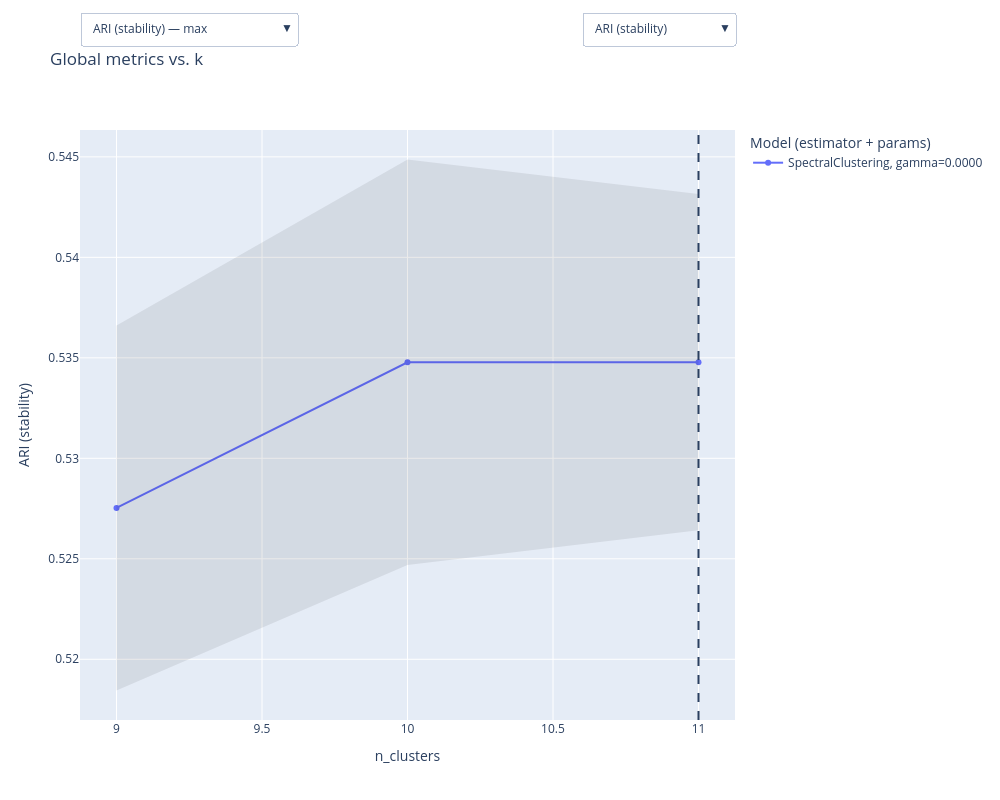

Notebook source saved alongside this figure:
### Code cell
val1.plot_results()

### Figure 1 — Plotly figure (JSON) as saved in the notebook; plotly's stock layout.template omitted (floating-point values rounded to 4 significant figures)
{"data": [{"hovertemplate": "%{text}<extra></extra>", "mode": "lines+markers", "name": "SpectralClustering, gamma=0.0000", "showlegend": true, "text": ["SpectralClustering, gamma=0.0000<br><span style='font-size:0.9em; color:#666;'>(gamma=0.0000)</span><br><br>ARI (stability): 0.5275<br>ARI (generalizability): 0.3954<br>Consensus PAC: 0.7002<br>Consensus Gini: 0.8074<br>Consensus CE: 0.7774", "SpectralClustering, gamma=0.0000<br><span style='font-size:0.9em; color:#666;'>(gamma=0.0000)</span><br><br>ARI (stability): 0.5348<br>ARI (generalizability): 0.3768<br>Consensus PAC: 0.7364<br>Consensus Gini: 0.8290<br>Consensus CE: 0.8015", "SpectralClustering, gamma=0.0000<br><span style='font-size:0.9em; color:#666;'>(gamma=0.0000)</span><br><br>ARI (stability): 0.5348<br>ARI (generalizability): 0.3888<br>Consensus PAC: 0.7566<br>Consensus Gini: 0.8425<br>Consensus CE: 0.8169"], "type": "scatter", "visible": true, "x": [9, 10, 11], "y": [0.5275, 0.5348, 0.5348]}, {"hoverinfo": "skip", "line": {"width": 0}, "mode": "lines", "showlegend": false, "type": "scatter", "visible": true, "x": [9, 10, 11], "y": [0.5184, 0.5247, 0.5264]}, {"fill": "tonexty", "fillcolor": "rgba(0,0,0,0.08)", "hoverinfo": "skip", "line": {"width": 0}, "mode": "lines", "showlegend": false, "type": "scatter", "visible": true, "x": [9, 10, 11], "y": [0.5366, 0.5449, 0.5431]}, {"hovertemplate": "%{text}<extra></extra>", "mode": "lines+markers", "name": "SpectralClustering, gamma=0.0000", "showlegend": true, "text": ["SpectralClustering, gamma=0.0000<br><span style='font-size:0.9em; color:#666;'>(gamma=0.0000)</span><br><br>ARI (stability): 0.5275<br>ARI (generalizability): 0.3954<br>Consensus PAC: 0.7002<br>Consensus Gini: 0.8074<br>Consensus CE: 0.7774", "SpectralClustering, gamma=0.0000<br><span style='font-size:0.9em; color:#666;'>(gamma=0.0000)</span><br><br>ARI (stability): 0.5348<br>ARI (generalizability): 0.3768<br>Consensus PAC: 0.7364<br>Consensus Gini: 0.8290<br>Consensus CE: 0.8015", "SpectralClustering, gamma=0.0000<br><span style='font-size:0.9em; color:#666;'>(gamma=0.0000)</span><br><br>ARI (stability): 0.5348<br>ARI (generalizability): 0.3888<br>Consensus PAC: 0.7566<br>Consensus Gini: 0.8425<br>Consensus CE: 0.8169"], "type": "scatter", "visible": false, "x": [9, 10, 11], "y": [0.3954, 0.3768, 0.3888]}, {"hoverinfo": "skip", "line": {"width": 0}, "mode": "lines", "showlegend": false, "type": "scatter", "visible": false, "x": [9, 10, 11], "y": [0.388, 0.3703, 0.3817]}, {"fill": "tonexty", "fillcolor": "rgba(0,0,0,0.08)", "hoverinfo": "skip", "line": {"width": 0}, "mode": "lines", "showlegend": false, "type": "scatter", "visible": false, "x": [9, 10, 11], "y": [0.4029, 0.3833, 0.3959]}, {"hovertemplate": "%{text}<extra></extra>", "mode": "lines+markers", "name": "SpectralClustering, gamma=0.0000", "showlegend": true, "text": ["SpectralClustering, gamma=0.0000<br><span style='font-size:0.9em; color:#666;'>(gamma=0.0000)</span><br><br>ARI (stability): 0.5275<br>ARI (generalizability): 0.3954<br>Consensus PAC: 0.7002<br>Consensus Gini: 0.8074<br>Consensus CE: 0.7774", "SpectralClustering, gamma=0.0000<br><span style='font-size:0.9em; color:#666;'>(gamma=0.0000)</span><br><br>ARI (stability): 0.5348<br>ARI (generalizability): 0.3768<br>Consensus PAC: 0.7364<br>Consensus Gini: 0.8290<br>Consensus CE: 0.8015", "SpectralClustering, gamma=0.0000<br><span style='font-size:0.9em; color:#666;'>(gamma=0.0000)</span><br><br>ARI (stability): 0.5348<br>ARI (generalizability): 0.3888<br>Consensus PAC: 0.7566<br>Consensus Gini: 0.8425<br>Consensus CE: 0.8169"], "type": "scatter", "visible": false, "x": [9, 10, 11], "y": [0.7002, 0.7364, 0.7566]}, {"hovertemplate": "%{text}<extra></extra>", "mode": "lines+markers", "name": "SpectralClustering, gamma=0.0000", "showlegend": true, "text": ["SpectralClustering, gamma=0.0000<br><span style='font-size:0.9em; color:#666;'>(gamma=0.0000)</span><br><br>ARI (stability): 0.5275<br>ARI (generalizability): 0.3954<br>Consensus PAC: 0.7002<br>Consensus Gini: 0.8074<br>Consensus CE: 0.7774", "SpectralClustering, gamma=0.0000<br><span style='font-size:0.9em; color:#666;'>(gamma=0.0000)</span><br><br>ARI (stability): 0.5348<br>ARI (generalizability): 0.3768<br>Consensus PAC: 0.7364<br>Consensus Gini: 0.8290<br>Consensus CE: 0.8015", "SpectralClustering, gamma=0.0000<br><span style='font-size:0.9em; color:#666;'>(gamma=0.0000)</span><br><br>ARI (stability): 0.5348<br>ARI (generalizability): 0.3888<br>Consensus PAC: 0.7566<br>Consensus Gini: 0.8425<br>Consensus CE: 0.8169"], "type": "scatter", "visible": false, "x": [9, 10, 11], "y": [0.8074, 0.829, 0.8425]}, {"hovertemplate": "%{text}<extra></extra>", "mode": "lines+markers", "name": "SpectralClustering, gamma=0.0000", "showlegend": true, "text": ["SpectralClustering, gamma=0.0000<br><span style='font-size:0.9em; color:#666;'>(gamma=0.0000)</span><br><br>ARI (stability): 0.5275<br>ARI (generalizability): 0.3954<br>Consensus PAC: 0.7002<br>Consensus Gini: 0.8074<br>Consensus CE: 0.7774", "SpectralClustering, gamma=0.0000<br><span style='font-size:0.9em; color:#666;'>(gamma=0.0000)</span><br><br>ARI (stability): 0.5348<br>ARI (generalizability): 0.3768<br>Consensus PAC: 0.7364<br>Consensus Gini: 0.8290<br>Consensus CE: 0.8015", "SpectralClustering, gamma=0.0000<br><span style='font-size:0.9em; color:#666;'>(gamma=0.0000)</span><br><br>ARI (stability): 0.5348<br>ARI (generalizability): 0.3888<br>Consensus PAC: 0.7566<br>Consensus Gini: 0.8425<br>Consensus CE: 0.8169"], "type": "scatter", "visible": false, "x": [9, 10, 11], "y": [0.7774, 0.8015, 0.8169]}], "layout": {"height": 800, "legend": {"bgcolor": "rgba(255,255,255,0.6)", "title": {"text": "Model (estimator + params)"}, "x": 1.02, "xanchor": "left", "y": 1, "yanchor": "top"}, "shapes": [{"layer": "above", "line": {"dash": "dash"}, "type": "line", "x0": 11, "x1": 11, "xref": "x", "y0": 0, "y1": 1, "yref": "paper"}], "title": {"text": "Global metrics vs. k"}, "uirevision": "static", "updatemenus": [{"active": 0, "buttons": [{"args": [{"visible": [true, true, true, false, false, false, false, false, false]}, {"yaxis": {"autorange": true, "title": "ARI (stability)"}}, [0, 1, 2, 3, 4, 5, 6, 7, 8]], "label": "ARI (stability)", "method": "update"}, {"args": [{"visible": [false, false, false, true, true, true, false, false, false]}, {"yaxis": {"autorange": true, "title": "ARI (generalizability)"}}, [0, 1, 2, 3, 4, 5, 6, 7, 8]], "label": "ARI (generalizability)", "method": "update"}, {"args": [{"visible": [false, false, false, false, false, false, true, false, false]}, {"yaxis": {"autorange": true, "title": "Consensus PAC"}}, [0, 1, 2, 3, 4, 5, 6, 7, 8]], "label": "Consensus PAC", "method": "update"}, {"args": [{"visible": [false, false, false, false, false, false, false, true, false]}, {"yaxis": {"autorange": true, "title": "Consensus Gini"}}, [0, 1, 2, 3, 4, 5, 6, 7, 8]], "label": "Consensus Gini", "method": "update"}, {"args": [{"visible": [false, false, false, false, false, false, false, false, true]}, {"yaxis": {"autorange": true, "title": "Consensus CE"}}, [0, 1, 2, 3, 4, 5, 6, 7, 8]], "label": "Consensus CE", "method": "update"}], "showactive": true, "type": "dropdown", "x": 1, "xanchor": "right", "y": 1.2, "yanchor": "top"}, {"active": 0, "buttons": [{"args": [{"shapes[0].x0": 11, "shapes[0].x1": 11}], "label": "ARI (stability) — max", "method": "relayout"}, {"args": [{"shapes[0].x0": 11, "shapes[0].x1": 11}], "label": "ARI (stability) — 1se", "method": "relayout"}, {"args": [{"shapes[0].x0": 11, "shapes[0].x1": 11}], "label": "ARI (stability) — quantile", "method": "relayout"}, {"args": [{"shapes[0].x0": 9, "shapes[0].x1": 9}], "label": "ARI (generalizability) — max", "method": "relayout"}, {"args": [{"shapes[0].x0": 11, "shapes[0].x1": 11}], "label": "ARI (generalizability) — 1se", "method": "relayout"}, {"args": [{"shapes[0].x0": 11, "shapes[0].x1": 11}], "label": "ARI (generalizability) — quantile", "method": "relayout"}, {"args": [{"shapes[0].x0": 11, "shapes[0].x1": 11}], "label": "Consensus PAC", "method": "relayout"}, {"args": [{"shapes[0].x0": 11, "shapes[0].x1": 11}], "label": "Consensus Gini", "method": "relayout"}, {"args": [{"shapes[0].x0": 11, "shapes[0].x1": 11}], "label": "Consensus CE", "method": "relayout"}], "direction": "down", "showactive": true, "type": "dropdown", "x": 0, "xanchor": "left", "y": 1.2, "yanchor": "top"}], "width": 1000, "xaxis": {"showgrid": true, "title": {"text": "n_clusters"}}, "yaxis": {"showgrid": true, "title": {"text": "ARI (stability)"}}}}
